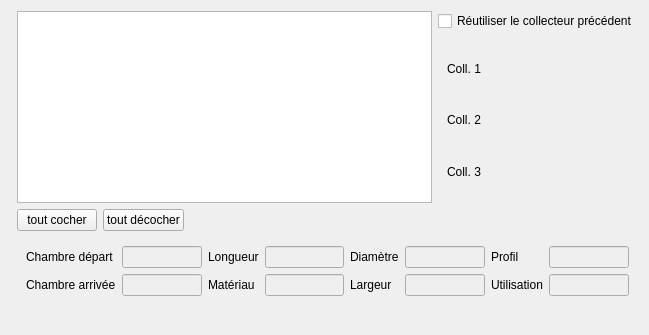
<?xml version="1.0" encoding="UTF-8"?>
<ui version="4.0">
 <class>SectionWidget</class>
 <widget class="QWidget" name="SectionWidget">
  <property name="geometry">
   <rect>
    <x>0</x>
    <y>0</y>
    <width>649</width>
    <height>335</height>
   </rect>
  </property>
  <property name="windowTitle">
   <string>Form</string>
  </property>
  <layout class="QGridLayout" name="gridLayout">
   <item row="3" column="2">
    <widget class="QPushButton" name="checkAllButton">
     <property name="text">
      <string>tout cocher</string>
     </property>
    </widget>
   </item>
   <item row="11" column="1" colspan="6">
    <widget class="InspectionWidget" name="inspectionWidget" native="true">
     <layout class="QGridLayout" name="gridLayout_2">
      <property name="leftMargin">
       <number>0</number>
      </property>
      <property name="topMargin">
       <number>0</number>
      </property>
      <property name="rightMargin">
       <number>0</number>
      </property>
      <property name="bottomMargin">
       <number>0</number>
      </property>
     </layout>
    </widget>
   </item>
   <item row="3" column="4">
    <spacer name="horizontalSpacer">
     <property name="orientation">
      <enum>Qt::Horizontal</enum>
     </property>
     <property name="sizeHint" stdset="0">
      <size>
       <width>40</width>
       <height>20</height>
      </size>
     </property>
    </spacer>
   </item>
   <item row="3" column="3">
    <widget class="QPushButton" name="uncheckAllButton">
     <property name="text">
      <string>tout décocher</string>
     </property>
    </widget>
   </item>
   <item row="1" column="5" colspan="2">
    <widget class="QWidget" name="widget_2" native="true">
     <property name="sizePolicy">
      <sizepolicy hsizetype="MinimumExpanding" vsizetype="Preferred">
       <horstretch>0</horstretch>
       <verstretch>0</verstretch>
      </sizepolicy>
     </property>
     <layout class="QGridLayout" name="gridLayout_4">
      <item row="1" column="1">
       <widget class="FeatureSelectorWidget" name="section_1_selector" native="true"/>
      </item>
      <item row="2" column="1">
       <widget class="FeatureSelectorWidget" name="section_2_selector" native="true"/>
      </item>
      <item row="1" column="0">
       <widget class="QLabel" name="label_10">
        <property name="text">
         <string>Coll. 1</string>
        </property>
       </widget>
      </item>
      <item row="3" column="0">
       <widget class="QLabel" name="label_12">
        <property name="text">
         <string>Coll. 3</string>
        </property>
       </widget>
      </item>
      <item row="3" column="1">
       <widget class="FeatureSelectorWidget" name="section_3_selector" native="true"/>
      </item>
      <item row="2" column="0">
       <widget class="QLabel" name="label_11">
        <property name="text">
         <string>Coll. 2</string>
        </property>
       </widget>
      </item>
     </layout>
    </widget>
   </item>
   <item row="0" column="5" colspan="2">
    <widget class="QCheckBox" name="usePreviousSectionCheckBox">
     <property name="text">
      <string>Réutiliser le collecteur précédent</string>
     </property>
    </widget>
   </item>
   <item row="0" column="2" rowspan="2" colspan="3">
    <widget class="QListWidget" name="sectionListWidget">
     <property name="selectionBehavior">
      <enum>QAbstractItemView::SelectRows</enum>
     </property>
    </widget>
   </item>
   <item row="4" column="2" colspan="5">
    <widget class="QWidget" name="widget" native="true">
     <layout class="QGridLayout" name="gridLayout_3">
      <item row="1" column="1">
       <widget class="QLineEdit" name="endNodeEdit">
        <property name="enabled">
         <bool>false</bool>
        </property>
       </widget>
      </item>
      <item row="1" column="0">
       <widget class="QLabel" name="label_2">
        <property name="text">
         <string>Chambre arrivée</string>
        </property>
       </widget>
      </item>
      <item row="0" column="4">
       <widget class="QLabel" name="label_6">
        <property name="text">
         <string>Diamètre</string>
        </property>
       </widget>
      </item>
      <item row="0" column="2">
       <widget class="QLabel" name="label_3">
        <property name="text">
         <string>Longueur</string>
        </property>
       </widget>
      </item>
      <item row="0" column="0">
       <widget class="QLabel" name="label">
        <property name="text">
         <string>Chambre départ</string>
        </property>
       </widget>
      </item>
      <item row="1" column="2">
       <widget class="QLabel" name="label_5">
        <property name="text">
         <string>Matériau</string>
        </property>
       </widget>
      </item>
      <item row="0" column="3">
       <widget class="QLineEdit" name="sectionlengthEdit">
        <property name="enabled">
         <bool>false</bool>
        </property>
       </widget>
      </item>
      <item row="0" column="6">
       <widget class="QLabel" name="label_7">
        <property name="text">
         <string>Profil</string>
        </property>
       </widget>
      </item>
      <item row="0" column="5">
       <widget class="QLineEdit" name="pipeDiaEdit">
        <property name="enabled">
         <bool>false</bool>
        </property>
       </widget>
      </item>
      <item row="0" column="1">
       <widget class="QLineEdit" name="startNodeEdit">
        <property name="enabled">
         <bool>false</bool>
        </property>
       </widget>
      </item>
      <item row="0" column="7">
       <widget class="QLineEdit" name="profileEdit">
        <property name="enabled">
         <bool>false</bool>
        </property>
       </widget>
      </item>
      <item row="1" column="3">
       <widget class="QLineEdit" name="pipeMaterialEdit">
        <property name="enabled">
         <bool>false</bool>
        </property>
       </widget>
      </item>
      <item row="1" column="4">
       <widget class="QLabel" name="label_8">
        <property name="text">
         <string>Largeur</string>
        </property>
       </widget>
      </item>
      <item row="1" column="5">
       <widget class="QLineEdit" name="pipeWidthEdit">
        <property name="enabled">
         <bool>false</bool>
        </property>
       </widget>
      </item>
      <item row="1" column="6">
       <widget class="QLabel" name="label_4">
        <property name="text">
         <string>Utilisation</string>
        </property>
       </widget>
      </item>
      <item row="1" column="7">
       <widget class="QLineEdit" name="sectionUseEdit">
        <property name="enabled">
         <bool>false</bool>
        </property>
       </widget>
      </item>
     </layout>
    </widget>
   </item>
  </layout>
 </widget>
 <customwidgets>
  <customwidget>
   <class>InspectionWidget</class>
   <extends>QWidget</extends>
   <header location="global">..gui.inspectionwidget</header>
   <container>1</container>
  </customwidget>
  <customwidget>
   <class>FeatureSelectorWidget</class>
   <extends>QWidget</extends>
   <header location="global">..gui.featureselectorwidget</header>
   <container>1</container>
  </customwidget>
 </customwidgets>
 <tabstops>
  <tabstop>endNodeEdit</tabstop>
  <tabstop>sectionlengthEdit</tabstop>
  <tabstop>pipeDiaEdit</tabstop>
  <tabstop>startNodeEdit</tabstop>
  <tabstop>profileEdit</tabstop>
  <tabstop>pipeMaterialEdit</tabstop>
  <tabstop>pipeWidthEdit</tabstop>
  <tabstop>sectionUseEdit</tabstop>
 </tabstops>
 <resources>
  <include location="../resources.qrc"/>
 </resources>
 <connections>
  <connection>
   <sender>usePreviousSectionCheckBox</sender>
   <signal>toggled(bool)</signal>
   <receiver>widget_2</receiver>
   <slot>setDisabled(bool)</slot>
   <hints>
    <hint type="sourcelabel">
     <x>475</x>
     <y>17</y>
    </hint>
    <hint type="destinationlabel">
     <x>490</x>
     <y>40</y>
    </hint>
   </hints>
  </connection>
 </connections>
</ui>
